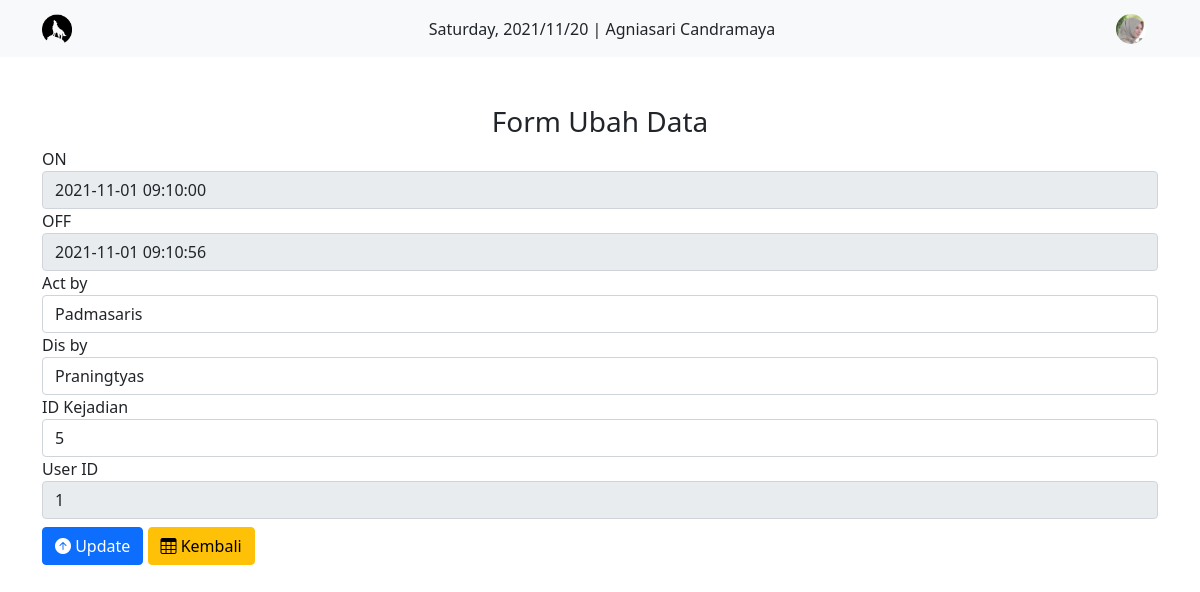
The page /ubah.php?USR_ID=1&KJD_ID=5 (signed in) on the database its author committed.
### tables this page shows
CREATE TABLE `user` (
  `USR_ID` int(11) NOT NULL,
  `USR_USERNAME` varchar(256) NOT NULL,
  `USR_PASSSWORD` varchar(256) NOT NULL,
  `USR_NAME` varchar(512) NOT NULL,
  `USR_PHOTO` varchar(512) NOT NULL
);

CREATE TABLE `kejadian` (
  `KJD_ID` int(11) NOT NULL,
  `KJD_ON` datetime NOT NULL DEFAULT current_timestamp(),
  `KJD_OF` datetime NOT NULL DEFAULT current_timestamp(),
  `KJD_ACT` varchar(256) DEFAULT NULL,
  `KJD_DIS` varchar(256) DEFAULT NULL,
  `R_ID_KJD` int(11) NOT NULL,
  `USR_ID_KJD` int(11) NOT NULL
);

### functions.php (called while the page is built, shortened)
<?php
function koneksi() {
    return mysqli_connect('localhost', 'root', '', 'pwebtabelgrafik');
}
function query($query) {
    $conn = koneksi();
    $result = mysqli_query($conn, $query);
    if(mysqli_num_rows($result) == 1) {
        return mysqli_fetch_assoc($result);
    }
    $rows = [];
    return $rows;
}

### ubah.php (the view, shortened to what this page needs)
<?php
require_once 'functions.php';
$idKej = $_GET['KJD_ID'];
$idLogin = $_GET['USR_ID'];
$yangLogin = query("SELECT * FROM user WHERE USR_ID = $idLogin");
$datKej = query("SELECT * FROM kejadian WHERE KJD_ID = $idKej");
?>
<!doctype html>
<html lang="en">
  <head>
    <link href="https://cdn.jsdelivr.net/npm/bootstrap@5.1.3/dist/css/bootstrap.min.css" rel="stylesheet">
    <link rel="stylesheet" href="https://cdn.jsdelivr.net/npm/bootstrap-icons@1.7.0/font/bootstrap-icons.css">
  </head>
  <body>
  <nav class="navbar navbar-light bg-light">
      <div class="container">
        <a class="navbar-brand" href="#">
          <img src="wolf-icon.png" alt="" width="30" class="d-inline-block align-text-top" />
        </a>
        <?php echo date("l"). ", " . date("Y/m/d") . " | " . $yangLogin['USR_NAME'] ; ?>
        <div class="">
          <div class="navbar-nav ms-auto container-fluid">
            <a href="">
              <img src="photo/<?= $yangLogin['USR_PHOTO']; ?>" height="30" class="rounded-circle d-inline-block align-text-top" />
            </a>
          </div>
        </div>
      </div>
    </nav>
  <h3 class="text-center pt-5">Form Ubah Data</h3>
  <div class="container">
  <form action="" method="POST">
        <div class="form-group">
            <label>ON</label>
            <input type="text" class="form-control" name="KJD_ON" readonly value="<?= $datKej['KJD_ON']?>" >
        </div>
        <div class="form-group">
            <label>OFF</label>
            <input type="text" class="form-control" name="KJD_OF" readonly value="<?= $datKej['KJD_OF']?>">
        </div>
        <div class="form-group">
            <label>Act by</label>
            <input value="<?= $datKej['KJD_ACT']?>" type="text" class="form-control" name="KJD_ACT" required>
        </div>
        <div class="form-group">
            <label>Dis by</label>
            <input value="<?= $datKej['KJD_DIS']?>" type="text" class="form-control" name="KJD_DIS" required>
        </div>
        <div class="form-group">
            <label>ID Kejadian</label>
            <input value="<?= $datKej['R_ID_KJD']?>" type="number" class="form-control" name="R_ID_KJD" required>
        </div>
        <div class="form-group">
            <label>User ID</label>
            <input value="<?= $datKej['USR_ID_KJD']?>" type="number" class="form-control" name="USR_ID_KJD" readonly required>
        </div>
        <button type="submit" class="btn btn-primary mt-2" name="ubah"><i class="bi bi-arrow-up-circle-fill"></i> Update</button>
        <a href="2_halaman-tabel.php?USR_ID=<?= $idLogin; ?>" type="button" class="btn btn-warning mt-2"><i class="bi bi-table"></i> Kembali</a>
    </form>
  </div>
  </body>
</html>

### rows shown on the page
user: USR_NAME "Agniasari Candramaya", USR_PHOTO (picture)
kejadian: KJD_ON "2021-11-01 09:10:00", KJD_OF "2021-11-01 09:10:56", KJD_ACT "Padmasaris", KJD_DIS "Praningtyas", R_ID_KJD "5", USR_ID_KJD "1"
